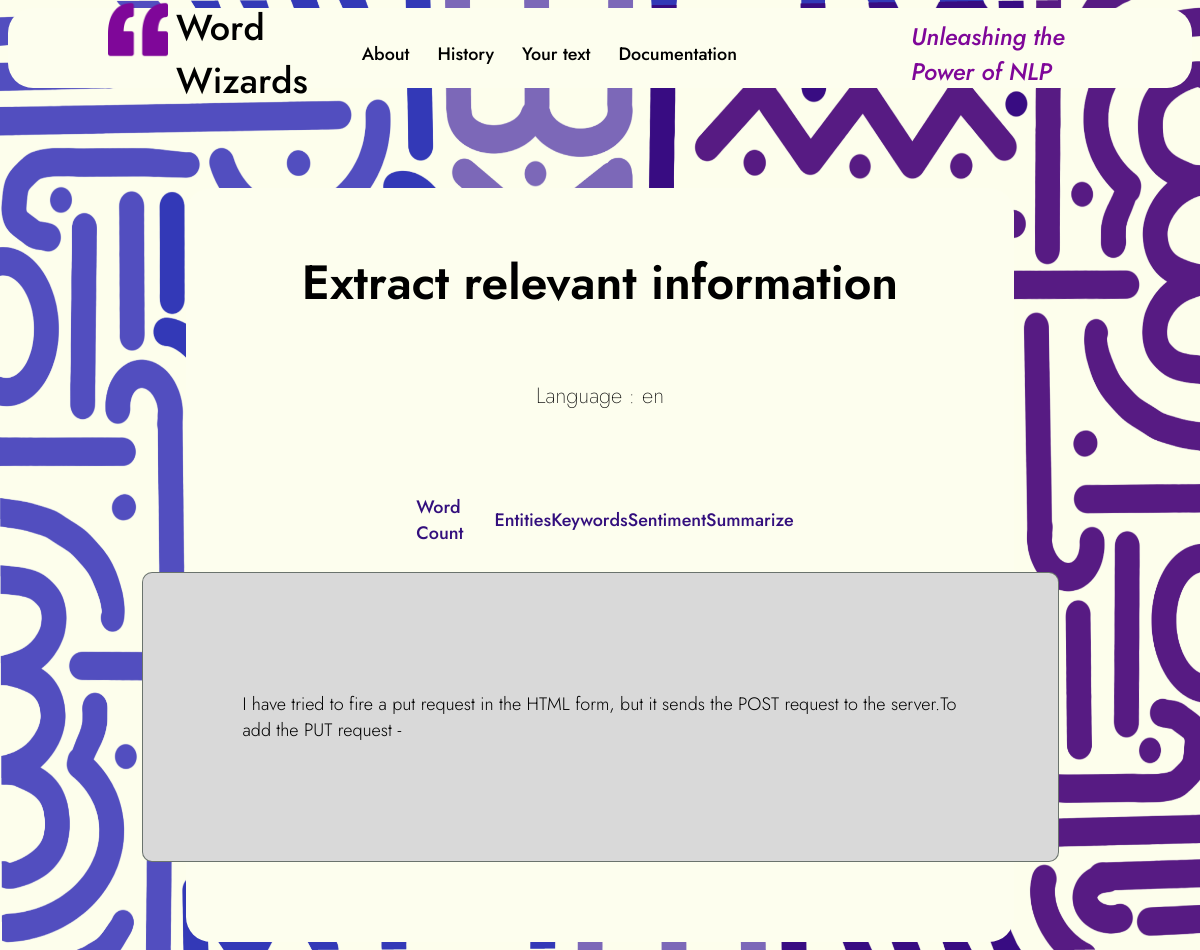
Screenshot of /analyze/summary/1 with the database file from the repository.
### src/sqlmodels/nlp_data.py (models this page shows)
class NLPData(SQLModel, table=True):
    nlp_data_id: Optional[int] = Field(default=None, primary_key=True)
    text: str = Field(index=True)
    lang: str = Field(index=True)
    tokens: List[str] = Field(sa_column=Column(JSON))
    word_count: int = Field(index=True)
    pos: List[Tuple[str, str]] = Field(sa_column=Column(JSON))
    entities: List[Tuple[str, str]] = Field(sa_column=Column(JSON))
    lemma: List[str] = Field(sa_column=Column(JSON))
    keywords: List[str] = Field(sa_column=Column(JSON))
    summary: str = Field(index=True)
    class Config:
        schema_extra = {
            "example": {
            }
        }

### src/routers/analyze.py (the view)
@analyze_route.get('/summary/{nlp_data_id}', response_class=HTMLResponse, response_model=NLPData, status_code=200,)
async def summarize(
    nlp_data_id : int,
    request: Request,
    db : Session
        = Depends(get_session)
)-> Jinja2Templates:
    nlp_data = NLPDataService(db).get_by_id_nlp_data(int(nlp_data_id))
    nlp_id = nlp_data.nlp_data_id
    summ = nlp_data.summary
    lang = nlp_data.lang
    return templates.TemplateResponse('./content/summary_page.html',
                                      {
                                          'request': request,
                                          'summary':summ,
                                          'lang':lang,
                                          'nlp_id': nlp_id
                                       })

### templates/content/summary_page.html
{% extends "analyze_menu.html" %}
{% block display %}
<p class="display-text-large">{{ summary }}</p>
{% endblock %}

### templates/analyze_menu.html
{% extends "home.html" %}
{% block content %}
<main>
    <section>
        <div class="content">
            <h1 class="titles">Extract relevant information</h1>
            <p class="lang"> Language : {{ lang }} </p>
        </div>
        <div class="content-main">
            <div class="main-nav-menu">
                <ul class="nav-links">
                    <li class="text"><a class="analy-links" href="{{ url_for('words_count', nlp_data_id=nlp_id or '') }}"><span>Word Count</span></a></li>
                    <li class="text"><a class="analy-links" href="{{ url_for('entities', nlp_data_id=nlp_id or '') }}"><span>Entities</span></a></li>
                    <li class="text"><a class="analy-links" href="{{ url_for('keywords', nlp_data_id=nlp_id or '') }}"><span>Keywords</span></a></li>
                    <li class="text"><a class="analy-links" href="#"><span>Sentiment</span></a></li>
                    <li class="text"><a class="analy-links" href="{{ url_for('summarize', nlp_data_id=nlp_id or '') }}"><span>Summarize</span></a></li>
                </ul>
            </div>
            <div class="main-display" >{% block display %} {% endblock %}</div>
        </div>
    </section>
</main>
{% endblock %}

### assets/static/home_styles.css (style rules this page uses)
ul { list-style: none; }
body { background-image: url('../images/Background.PNG'); background-repeat: no-repeat; background-attachment: fixed; background-size: 100% 100%; display: flex; align-items: center; justify-content: center; flex-direction: column; }
.nav-links { width: 100%; display: flex; height: 72px; align-items: center; justify-content: space-around; }
.text { color: #5AB1BB; font-family: Jost; font-size: 18px; font-style: normal; font-weight: 500; line-height: normal; }
.titles { color: #000; font-family: Jost; font-size: 48px; font-style: normal; font-weight: 600; line-height: normal; }
.lang { color: #000; font-family: Jost; font-size: 22px; font-style: normal; font-weight: 200; line-height: normal; }
.content { height: 100%; display: flex; align-items: center; justify-content: center; flex-direction: column; padding-top: 20px; padding-right: 100px; padding-bottom: 15px; padding-left: 100px; }
.main-nav-menu { width: 60%; display: block; padding-right: 70px; }
.main-display { display: flex; align-items: center; justify-content: center; padding: 100px; width: 715px; height: 168px; flex-shrink: 0; flex: 1; border-radius: 10px; border: 1px solid rgba(34, 49, 39, 0.60); background: #D9D9D9; }
.content-main { height: 100%; display: flex; align-items: center; flex-direction: column; justify-content: center; padding-top: 20px; padding-right: 100px; padding-bottom: 80px; padding-left: 100px; }
.analy-links { text-decoration: none; color: #330f7d; }
.display-text-large { color: #000; font-family: Jost; font-size: 18px; font-style: normal; font-weight: 300; line-height: normal; }

### rows the page displays
NLPData: lang "en", summary "I have tried to fire a put request in the HTML form, but it sends the POST request to the server.To add the PUT request -"
